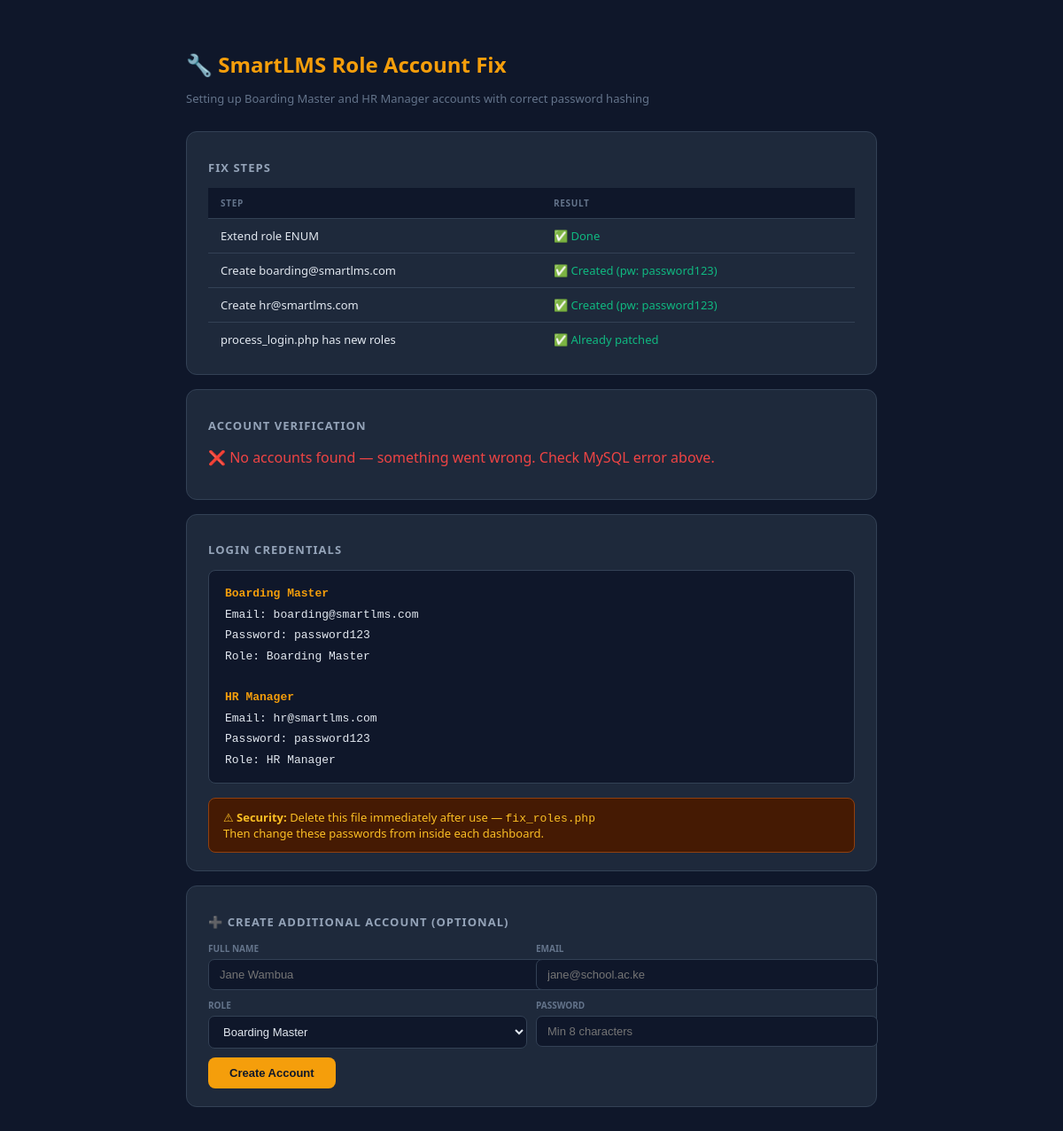
Before: /fix_roles.php with the older database file.
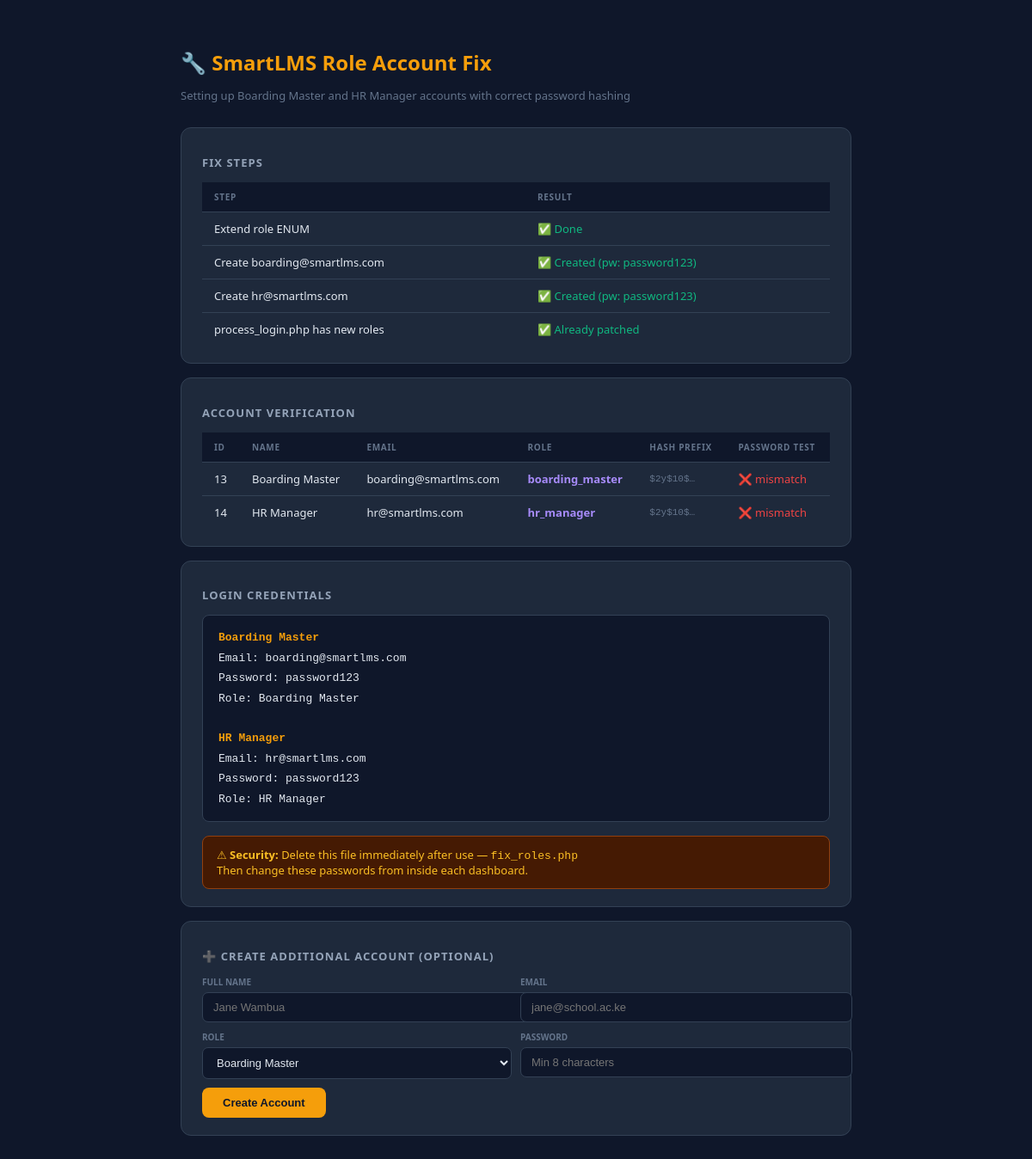
After: the same page with the newer database file.
### tables this page shows
CREATE TABLE `users` (
  `id` int(11) NOT NULL,
  `full_name` varchar(100) NOT NULL,
  `email` varchar(100) NOT NULL,
  `password` varchar(255) NOT NULL,
  `role` enum('student','lecturer','admin','financial_accountant','boarding_master','hr_manager') NOT NULL DEFAULT 'student',
  `course_id` int(11) DEFAULT NULL,
  `career_path` varchar(100) DEFAULT 'General Software Engineering',
  `created_at` timestamp NOT NULL DEFAULT current_timestamp()
);

### fix_roles.php (the view, shortened to what this page needs)
<?php
$results = [];
$alter = mysqli_query($conn,
    "ALTER TABLE `users`
     MODIFY COLUMN `role`
       ENUM('student','lecturer','admin','financial_accountant','boarding_master','hr_manager')
       NOT NULL DEFAULT 'student'"
);
$results[] = ['Extend role ENUM', $alter ? '✅ Done' : '⚠ ' . mysqli_error($conn)];
$hash = password_hash('password123', PASSWORD_BCRYPT);
mysqli_query($conn, "DELETE FROM `users` WHERE `email`='boarding@smartlms.com'");
$r1 = mysqli_query($conn,
    "INSERT INTO `users` (`full_name`, `email`, `password`, `role`)
     VALUES ('Boarding Master', 'boarding@smartlms.com', '" . mysqli_real_escape_string($conn,$hash) . "', 'boarding_master')"
);
$results[] = ['Create boarding@smartlms.com', $r1 ? '✅ Created (pw: password123)' : '❌ ' . mysqli_error($conn)];
$hash2 = password_hash('password123', PASSWORD_BCRYPT);
mysqli_query($conn, "DELETE FROM `users` WHERE `email`='hr@smartlms.com'");
$r2 = mysqli_query($conn,
    "INSERT INTO `users` (`full_name`, `email`, `password`, `role`)
     VALUES ('HR Manager', 'hr@smartlms.com', '" . mysqli_real_escape_string($conn,$hash2) . "', 'hr_manager')"
);
$results[] = ['Create hr@smartlms.com', $r2 ? '✅ Created (pw: password123)' : '❌ ' . mysqli_error($conn)];
$verify_res = mysqli_query($conn,
    "SELECT id, full_name, email, role, LEFT(password,7) AS hash_prefix
     FROM users WHERE email IN ('boarding@smartlms.com','hr@smartlms.com')"
);
$verified = [];
while ($v = mysqli_fetch_assoc($verify_res)) {
    $pw_ok = password_verify('password123',
        mysqli_fetch_assoc(mysqli_query($conn, "SELECT password FROM users WHERE id={$v['id']}"))['password']
    );
    $verified[] = $v + ['password_check' => $pw_ok ? '✅ password123 works' : '❌ mismatch'];
}
$login_file = __DIR__ . '/process_login.php';
$login_src  = file_get_contents($login_file);
$role_check_ok = strpos($login_src, 'boarding_master') !== false;
$results[] = ['process_login.php has new roles', $role_check_ok ? '✅ Already patched' : '⚠ Needs update — upload the new process_login.php'];
?>
<!DOCTYPE html>
<html lang="en">
<head>
</head>
<body>
<h1>🔧 SmartLMS Role Account Fix</h1>
<p class="sub">Setting up Boarding Master and HR Manager accounts with correct password hashing</p>
<div class="card">
    <h2>Fix Steps</h2>
    <table>
        <thead><tr><th>Step</th><th>Result</th></tr></thead>
        <tbody>
        <?php foreach ($results as [$step, $result]): ?>
        <tr>
            <td><?php echo htmlspecialchars($step); ?></td>
            <td class="<?php echo strpos($result,'✅')!==false?'ok':(strpos($result,'❌')!==false?'err':'warn'); ?>">
                <?php echo htmlspecialchars($result); ?>
            </td>
        </tr>
        <?php endforeach; ?>
        </tbody>
    </table>
</div>
<div class="card">
    <h2>Account Verification</h2>
    <?php if (empty($verified)): ?>
    <p class="err">❌ No accounts found — something went wrong. Check MySQL error above.</p>
    <?php else: ?>
    <table>
        <thead><tr><th>ID</th><th>Name</th><th>Email</th><th>Role</th><th>Hash Prefix</th><th>Password Test</th></tr></thead>
        <tbody>
        <?php foreach ($verified as $v): ?>
        <tr>
            <td><?php echo $v['id']; ?></td>
            <td><?php echo htmlspecialchars($v['full_name']); ?></td>
            <td><?php echo htmlspecialchars($v['email']); ?></td>
            <td style="color:#a78bfa;font-weight:700;"><?php echo htmlspecialchars($v['role']); ?></td>
            <td style="font-family:monospace;font-size:11px;color:#64748b;"><?php echo htmlspecialchars($v['hash_prefix']); ?>…</td>
            <td class="<?php echo strpos($v['password_check'],'✅')!==false?'ok':'err'; ?>"><?php echo $v['password_check']; ?></td>
        </tr>
        <?php endforeach; ?>
        </tbody>
    </table>
    <?php endif; ?>
</div>
<div class="card">
    <h2>Login Credentials</h2>
    <div class="cred">
        <span>Boarding Master</span><br>
        Email: boarding@smartlms.com<br>
        Password: password123<br>
        Role: Boarding Master<br><br>
        <span>HR Manager</span><br>
        Email: hr@smartlms.com<br>
        Password: password123<br>
        Role: HR Manager
    </div>
    <div class="warn-box">
        ⚠ <strong>Security:</strong> Delete this file immediately after use — <code>fix_roles.php</code>
        <br>Then change these passwords from inside each dashboard.
    </div>
</div>
<div class="card" style="border-color:#334155;">
    <h2>➕ Create Additional Account (Optional)</h2>
    <form method="POST" style="display:grid;gap:10px;">
        <div style="display:grid;grid-template-columns:1fr 1fr;gap:10px;">
            <div>
                <label style="font-size:10px;font-weight:700;color:#64748b;text-transform:uppercase;display:block;margin-bottom:5px;">Full Name</label>
                <input type="text" name="new_name" placeholder="Jane Wambua" style="width:100%;background:#0f172a;border:1px solid #334155;border-radius:7px;padding:9px 12px;color:#e2e8f0;font-size:13px;">
            </div>
            <div>
                <label style="font-size:10px;font-weight:700;color:#64748b;text-transform:uppercase;display:block;margin-bottom:5px;">Email</label>
                <input type="email" name="new_email" placeholder="jane@school.ac.ke" style="width:100%;background:#0f172a;border:1px solid #334155;border-radius:7px;padding:9px 12px;color:#e2e8f0;font-size:13px;">
            </div>
            <div>
                <label style="font-size:10px;font-weight:700;color:#64748b;text-transform:uppercase;display:block;margin-bottom:5px;">Role</label>
                <select name="new_role" style="width:100%;background:#0f172a;border:1px solid #334155;border-radius:7px;padding:9px 12px;color:#e2e8f0;font-size:13px;">
                    <option value="boarding_master">Boarding Master</option>
                </select>
            </div>
            <div>
                <label style="font-size:10px;font-weight:700;color:#64748b;text-transform:uppercase;display:block;margin-bottom:5px;">Password</label>
                <input type="password" name="new_password" placeholder="Min 8 characters" style="width:100%;background:#0f172a;border:1px solid #334155;border-radius:7px;padding:9px 12px;color:#e2e8f0;font-size:13px;">
            </div>
        </div>
        <button type="submit" style="background:#f59e0b;color:#0f172a;border:none;border-radius:8px;padding:10px 24px;font-size:13px;font-weight:800;cursor:pointer;justify-self:start;">
            Create Account
        </button>
    </form>
</div>
</body>
</html>

### fix_roles.php (style rules this page uses)
body { font-family:'Segoe UI',sans-serif;background:#0f172a;color:#e2e8f0;padding:40px;max-width:780px;margin:0 auto; }
h1 { color:#f59e0b;font-size:24px;margin-bottom:6px; }
p.sub { color:#64748b;font-size:13px;margin-bottom:28px; }
.card { background:#1e293b;border:1px solid #334155;border-radius:12px;padding:20px 24px;margin-bottom:16px; }
.card h2 { font-size:13px;font-weight:800;color:#94a3b8;text-transform:uppercase;letter-spacing:.08em;margin-bottom:14px; }
table { width:100%;border-collapse:collapse; }
th,td { padding:10px 14px;text-align:left;font-size:13px;border-bottom:1px solid #334155; }
th { font-size:10px;font-weight:700;color:#64748b;text-transform:uppercase;letter-spacing:.07em;background:#0f172a; }
tr:last-child td { border-bottom:none; }
.ok { color:#10b981; }
.err { color:#ef4444; }
.cred { background:#0f172a;border:1px solid #334155;border-radius:8px;padding:14px 18px;font-family:'Courier New',monospace;font-size:13px;line-height:1.8; }
.cred span { color:#f59e0b;font-weight:700; }
.warn-box { background:#451a03;border:1px solid #92400e;border-radius:8px;padding:12px 16px;font-size:13px;color:#fbbf24;margin-top:16px; }

Changed rows visible on the page:
added users: id "13", full_name "Boarding Master", email "boarding@smartlms.com", role "boarding_master", hash_prefix "$2y$10$", password_check "❌ mismatch"
added users: id "14", full_name "HR Manager", email "hr@smartlms.com", role "hr_manager", hash_prefix "$2y$10$", password_check "❌ mismatch"
Other visible differences:
text no longer shown: "❌ No accounts found — something went wrong. Check MySQL error above."
text now shown: "ID NAME EMAIL ROLE HASH PREFIX PASSWORD TEST"
